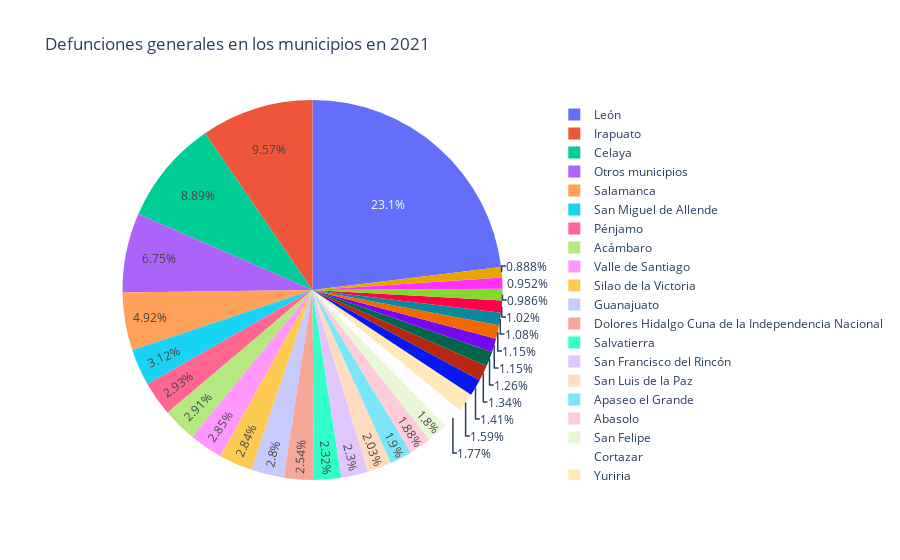

Write notebook code for a chart like this one.
### Code cell
df = municipios.query("año == 2021").query("indicador == 'Defunciones generales'")
df.loc[df['valor'] < 500, 'desc_municipio'] = 'Otros municipios' # Represent only large countries
fig = px.pie(df, values='valor', names='desc_municipio', title='Defunciones generales en los municipios en 2021')
fig.show()

### Figure 1 — Plotly figure (JSON) as saved in the notebook; plotly's stock layout.template omitted (floating-point values rounded to 4 significant figures)
{"data": [{"domain": {"x": [0, 1], "y": [0, 1]}, "hovertemplate": "desc_municipio=%{label}<br>valor=%{value}<extra></extra>", "labels": ["Abasolo", "Acámbaro", "San Miguel de Allende", "Apaseo el Alto", "Apaseo el Grande", "Otros municipios", "Celaya", "Otros municipios", "Comonfort", "Otros municipios", "Cortazar", "Otros municipios", "Otros municipios", "Dolores Hidalgo Cuna de la Independencia Nacional", "Guanajuato", "Otros municipios", "Irapuato", "Otros municipios", "Jerécuaro", "León", "Moroleón", "Otros municipios", "Pénjamo", "Otros municipios", "Purísima del Rincón", "Romita", "Salamanca", "Salvatierra", "Otros municipios", "San Felipe", "San Francisco del Rincón", "San José Iturbide", "San Luis de la Paz", "Otros municipios", "Santa Cruz de Juventino Rosas", "Otros municipios", "Silao de la Victoria", "Otros municipios", "Otros municipios", "Otros municipios", "Uriangato", "Valle de Santiago", "Otros municipios", "Villagrán", "Otros municipios", "Yuriria"], "legendgroup": "", "name": "", "showlegend": true, "type": "pie", "values": [1060, 1635, 1757, 647, 1071, 52, 5002, 439, 794, 137, 995, 354, 188, 1427, 1577, 243, 5385, 388, 536, 12977, 572, 236, 1648, 201, 649, 555, 2771, 1304, 346, 1014, 1293, 708, 1145, 59, 755, 92, 1597, 146, 479, 144, 606, 1602, 200, 500, 97, 892]}], "layout": {"legend": {"tracegroupgap": 0}, "title": {"text": "Defunciones generales en los municipios en 2021"}}}
